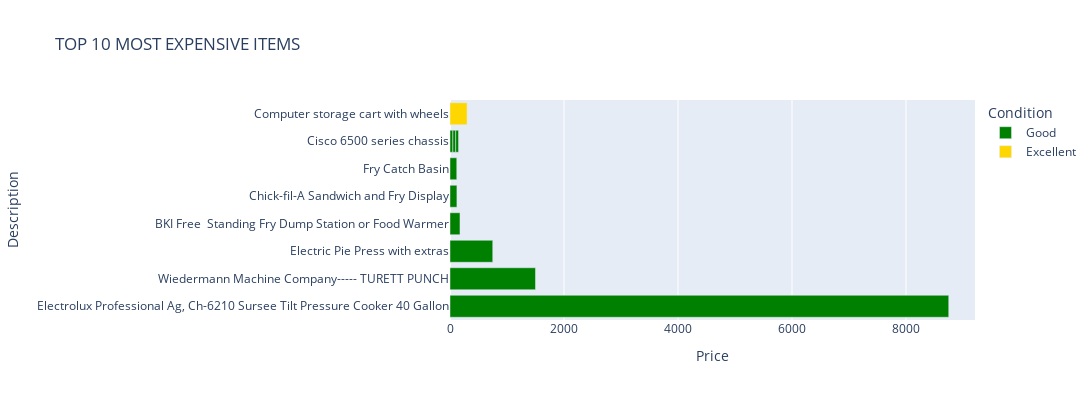

Notebook cell for this chart:
### Code cell
# Top 10 expensive items - overall
print(
"""
TOP 10 MOST EXPENSIVE ITEMS
"""
)

fig = px.bar(
    a,
    y='Description',
    x='Price',
    color='Condition',
    color_discrete_map={'Good':'green','Fair':'gray','Excellent':'gold'},
    orientation='h',
    title="TOP 10 MOST EXPENSIVE ITEMS",
    width=1200, height=400
    )

# fig.update_layout(yaxis={'categoryorder':'total ascending'})

fig.show()

### Figure 1 — Plotly figure (JSON) as saved in the notebook; plotly's stock layout.template omitted (floating-point values rounded to 4 significant figures)
{"data": [{"alignmentgroup": "True", "hovertemplate": "Condition=Good<br>Price=%{x}<br>Description=%{y}<extra></extra>", "legendgroup": "Good", "marker": {"color": "green", "pattern": {"shape": ""}}, "name": "Good", "offsetgroup": "Good", "orientation": "h", "showlegend": true, "textposition": "auto", "type": "bar", "x": [8750, 1500, 750, 175, 121.2, 118.8, 50, 50, 50], "xaxis": "x", "y": ["Electrolux Professional Ag, Ch-6210 Sursee Tilt Pressure Cooker 40 Gallon", "Wiedermann Machine Company----- TURETT PUNCH", "Electric Pie Press with extras", "BKI Free  Standing Fry Dump Station or Food Warmer", "Chick-fil-A Sandwich and Fry Display", "Fry Catch Basin", "Cisco 6500 series chassis", "Cisco 6500 series chassis", "Cisco 6500 series chassis"], "yaxis": "y"}, {"alignmentgroup": "True", "hovertemplate": "Condition=Excellent<br>Price=%{x}<br>Description=%{y}<extra></extra>", "legendgroup": "Excellent", "marker": {"color": "gold", "pattern": {"shape": ""}}, "name": "Excellent", "offsetgroup": "Excellent", "orientation": "h", "showlegend": true, "textposition": "auto", "type": "bar", "x": [300], "xaxis": "x", "y": ["Computer storage cart with wheels"], "yaxis": "y"}], "layout": {"barmode": "relative", "height": 400, "legend": {"title": {"text": "Condition"}, "tracegroupgap": 0}, "title": {"text": "TOP 10 MOST EXPENSIVE ITEMS"}, "width": 1200, "xaxis": {"anchor": "y", "domain": [0, 1], "title": {"text": "Price"}}, "yaxis": {"anchor": "x", "domain": [0, 1], "title": {"text": "Description"}}}}
